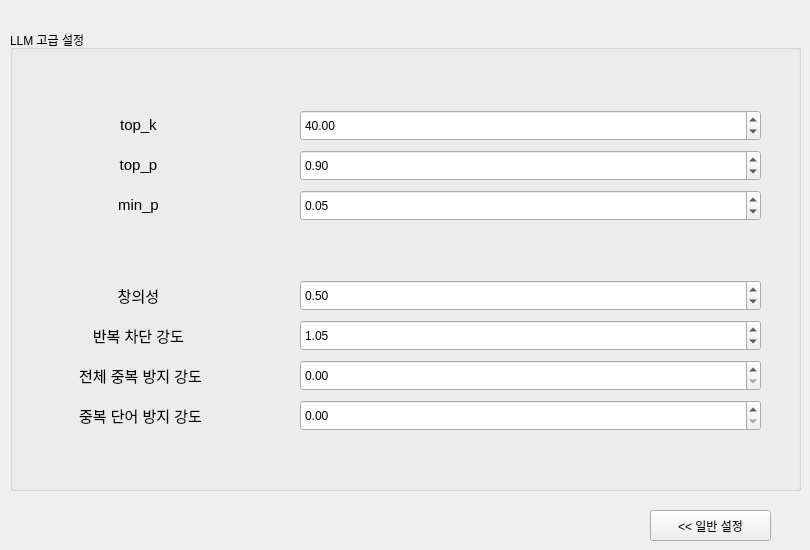
         <widget class="QWidget" name="page_2">
          <widget class="QGroupBox" name="groupBox_57">
           <property name="geometry">
            <rect>
             <x>10</x>
             <y>30</y>
             <width>791</width>
             <height>461</height>
            </rect>
           </property>
           <property name="title">
            <string>LLM 고급 설정</string>
           </property>
           <widget class="QDoubleSpinBox" name="LLMRepetitionPenaltySpinBox">
            <property name="geometry">
             <rect>
              <x>290</x>
              <y>290</y>
              <width>461</width>
              <height>31</height>
             </rect>
            </property>
            <property name="minimum">
             <double>1.000000000000000</double>
            </property>
            <property name="singleStep">
             <double>0.010000000000000</double>
            </property>
            <property name="value">
             <double>1.050000000000000</double>
            </property>
           </widget>
           <widget class="QDoubleSpinBox" name="LLMTopPSpinBox">
            <property name="geometry">
             <rect>
              <x>290</x>
              <y>120</y>
              <width>461</width>
              <height>31</height>
             </rect>
            </property>
            <property name="singleStep">
             <double>0.010000000000000</double>
            </property>
            <property name="value">
             <double>0.900000000000000</double>
            </property>
           </widget>
           <widget class="QLabel" name="LLMRepetitionPenaltyLabel">
            <property name="geometry">
             <rect>
              <x>30</x>
              <y>290</y>
              <width>201</width>
              <height>31</height>
             </rect>
            </property>
            <property name="toolTip">
             <string>T2S(Text-to-Semantic) 모델에서 동일한 단어나 구문이 반복되는 것을 방지하기 위한 패널티 값입니다. 1.0보다 큰 값을 사용합니다.</string>
            </property>
            <property name="whatsThis">
             <string/>
            </property>
            <property name="text">
             <string>&lt;html&gt;&lt;head/&gt;&lt;body&gt;&lt;p align=&quot;center&quot;&gt;&lt;span style=&quot; font-size:11pt;&quot;&gt;반복 차단 강도
&lt;/span&gt;&lt;/p&gt;&lt;/body&gt;&lt;/html&gt;</string>
            </property>
           </widget>
           <widget class="QDoubleSpinBox" name="LLMTemperatureSpinBox">
            <property name="geometry">
             <rect>
              <x>290</x>
              <y>250</y>
              <width>461</width>
              <height>31</height>
             </rect>
            </property>
            <property name="singleStep">
             <double>0.100000000000000</double>
            </property>
            <property name="value">
             <double>0.500000000000000</double>
            </property>
           </widget>
           <widget class="QLabel" name="LLMTemperatureLabel">
            <property name="geometry">
             <rect>
              <x>30</x>
              <y>250</y>
              <width>201</width>
              <height>31</height>
             </rect>
            </property>
            <property name="toolTip">
             <string>출력의 무작위성을 조절합니다. 1보다 높으면 더 무작위적이고 창의적인 결과가, 1보다 낮으면 더 결정론적이고 일관된 결과가 나옵니다.</string>
            </property>
            <property name="whatsThis">
             <string/>
            </property>
            <property name="text">
             <string>&lt;html&gt;&lt;head/&gt;&lt;body&gt;&lt;p align=&quot;center&quot;&gt;&lt;span style=&quot; font-size:11pt;&quot;&gt;창의성
&lt;/span&gt;&lt;/p&gt;&lt;/body&gt;&lt;/html&gt;</string>
            </property>
           </widget>
           <widget class="QDoubleSpinBox" name="LLMTopKSpinBox">
            <property name="geometry">
             <rect>
              <x>290</x>
              <y>80</y>
              <width>461</width>
              <height>31</height>
             </rect>
            </property>
            <property name="singleStep">
             <double>1.000000000000000</double>
            </property>
            <property name="value">
             <double>40.000000000000000</double>
            </property>
           </widget>
           <widget class="QLabel" name="LLMTopPLabel">
            <property name="geometry">
             <rect>
              <x>30</x>
              <y>120</y>
              <width>201</width>
              <height>31</height>
             </rect>
            </property>
            <property name="toolTip">
             <string>1에 가까울수록 다양성이 높아집니다.</string>
            </property>
            <property name="whatsThis">
             <string/>
            </property>
            <property name="text">
             <string>&lt;html&gt;&lt;head/&gt;&lt;body&gt;&lt;p align=&quot;center&quot;&gt;&lt;span style=&quot; font-size:11pt;&quot;&gt;top_p
&lt;/span&gt;&lt;/p&gt;&lt;/body&gt;&lt;/html&gt;</string>
            </property>
           </widget>
           <widget class="QLabel" name="LLMTopKLabel">
            <property name="geometry">
             <rect>
              <x>30</x>
              <y>80</y>
              <width>201</width>
              <height>31</height>
             </rect>
            </property>
            <property name="toolTip">
             <string>낮을수록 예측 가능한 결과가 나옵니다.</string>
            </property>
            <property name="whatsThis">
             <string/>
            </property>
            <property name="text">
             <string>&lt;html&gt;&lt;head/&gt;&lt;body&gt;&lt;p align=&quot;center&quot;&gt;&lt;span style=&quot; font-size:11pt;&quot;&gt;top_k 
&lt;/span&gt;&lt;/p&gt;&lt;/body&gt;&lt;/html&gt;</string>
            </property>
           </widget>
           <widget class="QLabel" name="LLMPresencePenaltyLabel">
            <property name="geometry">
             <rect>
              <x>30</x>
              <y>330</y>
              <width>201</width>
              <height>31</height>
             </rect>
            </property>
            <property name="toolTip">
             <string>&lt;html&gt;&lt;head/&gt;&lt;body&gt;&lt;p&gt;특정 토큰(단어)이 텍스트에 &lt;span style=&quot; font-weight:600;&quot;&gt;몇 번 등장했는지&lt;/span&gt;에 비례해서 페널티를 줍니다.&lt;/p&gt;&lt;/body&gt;&lt;/html&gt;</string>
            </property>
            <property name="whatsThis">
             <string/>
            </property>
            <property name="text">
             <string>&lt;html&gt;&lt;head/&gt;&lt;body&gt;&lt;p align=&quot;center&quot;&gt;&lt;span style=&quot; font-size:11pt;&quot;&gt;전체 중복 방지 강도&lt;/span&gt;&lt;/p&gt;&lt;/body&gt;&lt;/html&gt;</string>
            </property>
           </widget>
           <widget class="QDoubleSpinBox" name="LLMPresencePenaltySpinBox">
            <property name="geometry">
             <rect>
              <x>290</x>
              <y>330</y>
              <width>461</width>
              <height>31</height>
             </rect>
            </property>
            <property name="minimum">
             <double>0.000000000000000</double>
            </property>
            <property name="singleStep">
             <double>0.010000000000000</double>
            </property>
            <property name="value">
             <double>0.000000000000000</double>
            </property>
           </widget>
           <widget class="QDoubleSpinBox" name="LLMFrequencyPenaltySpinBox">
            <property name="geometry">
             <rect>
              <x>290</x>
              <y>370</y>
              <width>461</width>
              <height>31</height>
             </rect>
            </property>
            <property name="minimum">
             <double>0.000000000000000</double>
            </property>
            <property name="singleStep">
             <double>0.010000000000000</double>
            </property>
            <property name="value">
             <double>0.000000000000000</double>
            </property>
           </widget>
           <widget class="QLabel" name="LLMFrequencyPenaltyLabel">
            <property name="geometry">
             <rect>
              <x>30</x>
              <y>370</y>
              <width>201</width>
              <height>31</height>
             </rect>
            </property>
            <property name="toolTip">
             <string>&lt;html&gt;&lt;head/&gt;&lt;body&gt;&lt;p&gt;특정 토큰이 텍스트에 **있는지 없는지(1 or 0)**만 따져서 일정한 페널티를 줍니다. (몇 번 썼는지는 상관없음)&lt;/p&gt;&lt;/body&gt;&lt;/html&gt;</string>
            </property>
            <property name="whatsThis">
             <string/>
            </property>
            <property name="text">
             <string>&lt;html&gt;&lt;head/&gt;&lt;body&gt;&lt;p align=&quot;center&quot;&gt;&lt;span style=&quot; font-size:11pt;&quot;&gt;중복 단어 방지 강도&lt;/span&gt;&lt;/p&gt;&lt;/body&gt;&lt;/html&gt;</string>
            </property>
           </widget>
           <widget class="QDoubleSpinBox" name="LLMMinPSpinBox">
            <property name="geometry">
             <rect>
              <x>290</x>
              <y>160</y>
              <width>461</width>
              <height>31</height>
             </rect>
            </property>
            <property name="singleStep">
             <double>0.010000000000000</double>
            </property>
            <property name="value">
             <double>0.050000000000000</double>
            </property>
           </widget>
           <widget class="QLabel" name="LLMMinPLabel">
            <property name="geometry">
             <rect>
              <x>30</x>
              <y>160</y>
              <width>201</width>
              <height>31</height>
             </rect>
            </property>
            <property name="toolTip">
             <string>&lt;html&gt;&lt;head/&gt;&lt;body&gt;&lt;p&gt;&amp;quot;가장 확률이 높은 토큰의 확률 대비 X% 미만인 토큰을 잘라내는&amp;quot; 설정입니다.&lt;/p&gt;&lt;/body&gt;&lt;/html&gt;</string>
            </property>
            <property name="whatsThis">
             <string/>
            </property>
            <property name="text">
             <string>&lt;html&gt;&lt;head/&gt;&lt;body&gt;&lt;p align=&quot;center&quot;&gt;&lt;span style=&quot; font-size:11pt;&quot;&gt;min_p
&lt;/span&gt;&lt;/p&gt;&lt;/body&gt;&lt;/html&gt;</string>
            </property>
           </widget>
          </widget>
          <widget class="QPushButton" name="LLMGeneralButton">
           <property name="geometry">
            <rect>
             <x>650</x>
             <y>510</y>
             <width>121</width>
             <height>31</height>
            </rect>
           </property>
           <property name="toolTip">
            <string/>
           </property>
           <property name="text">
            <string>&lt;&lt; 일반 설정</string>
           </property>
          </widget>
         </widget>
